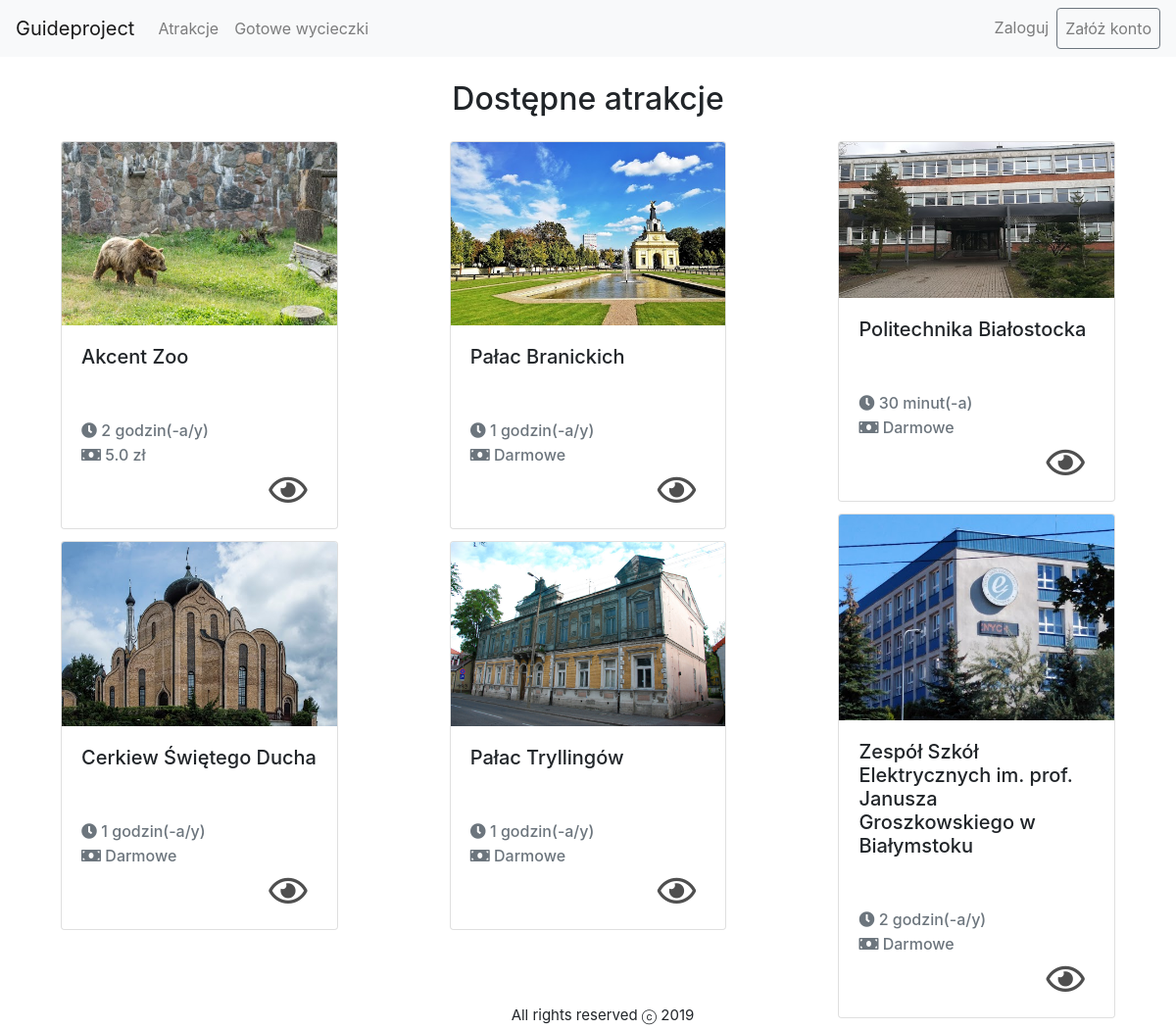
The page /guide/attractions on the database its author committed.
### guide/models.py (models this page shows, shortened)
class Attraction(models.Model):
    name = models.CharField(_("Name"),
                            max_length=200, help_text="Enter attraction's name.")
    description = models.TextField(max_length=500)
    categories = models.ManyToManyField(
        "Category")
    localization = models.ForeignKey(
        "Localization", verbose_name=_("Address"), on_delete=models.CASCADE, null=True, blank=True)
    timeNeededToSightsee = models.FloatField(
        _("Time neede to sightsee (in hours)"))
    ticketCost = models.FloatField(
        _("Ticket's cost"), default=0)
    def display_catogory(self):
        """Create a string for the Category. This is required to display category in Admin."""
        return ', '.join(category.name for category in self.categories.all())
    def getTimeAsFormattedString(self):
        hours = int(self.timeNeededToSightsee)
        minutes = int((self.timeNeededToSightsee % 1)*60)
        result = ''
        if hours:
            result += str(hours) + ' godzin(-a/y) '
        if minutes:
            result += str(minutes) + ' minut(-a)'
        return result
    def getFormattedCost(self):
        if self.ticketCost == 0:
            return 'Darmowe'
        else:
            return f'{str(self.ticketCost)} zł'
    display_catogory.short_description = 'Category'
    class Meta:
        ordering = ['name']

### guide/views.py (the view, shortened to what this page needs)
# urls.py: path('attractions', views.AttractionListView.as_view(), name='attractions'),
class AttractionListView(ListView):
    model = Attraction
    def get_context_data(self, **kwargs):
        context = super().get_context_data(**kwargs)
        return context

### guide/templates/guide/attraction_list.html (shortened to what this page needs)
{% extends "base.html" %}
{% block content %}
                {% load static %}
<div class="container-fluid">
    <div class="row">
        <div class="col">
            <h2 class="text-center my-4">Dostępne atrakcje</h2>
            <div class="listing-block text-center">
            <div class="card-columns">
                {% for attraction in attraction_list %}
                    <div class="card w-75 text-left">
                        <img class="card-img-top" src="{% static "images/" %}{{attraction.name}}.jpeg" alt="{{attraction.name}}">
                        <div class="card-body">
                            <h5 class="card-title pb-5">{{attraction.name}}</h5>
                            <h6 class="card-subtitle mb-2 text-muted">
                                <i class="fa fa-clock-o pb-2"></i> {{attraction.getTimeAsFormattedString}} <br>
                                <i class="fa fa-money"></i> {{attraction.getFormattedCost}}
                            </h6>
                            <p class="card-text text-right">
                                <a class="icon-wrapper" href="{% url 'attraction-detail' attraction.pk %}">
                                    <i class="far fa-eye"></i>
                                </a>
                            </p>
                        </div>
                    </div>
                {% endfor %}
            </div>
        </div>
    </div>
</div>
{% endblock content %}

### guide/static/css/styles.css (style rules this page uses)
.icon-wrapper { color:#4F4F4F; padding:10px; }
.icon-wrapper i { font-size: 35px; }

### guide/templates/guide/attraction_list.html (style rules this page uses)
.card-columns { column-count:3; }

### rows shown on the page
Attraction: name (picture), name "Akcent Zoo", getTimeAsFormattedString "2 godzin(-a/y)", getFormattedCost "5.0 zł"
Attraction: name (picture), name "Cerkiew Świętego Ducha", getTimeAsFormattedString "1 godzin(-a/y)", getFormattedCost "Darmowe"
Attraction: name (picture), name "Pałac Branickich", getTimeAsFormattedString "1 godzin(-a/y)", getFormattedCost "Darmowe"
Attraction: name (picture), name "Pałac Tryllingów", getTimeAsFormattedString "1 godzin(-a/y)", getFormattedCost "Darmowe"
Attraction: name (picture), name "Politechnika Białostocka", getTimeAsFormattedString "30 minut(-a)", getFormattedCost "Darmowe"
Attraction: name (picture), name "Zespół Szkół Elektrycznych im. prof. Janusza Groszkowskiego w Białymstoku", getTimeAsFormattedString "2 godzin(-a/y)", getFormattedCost "Darmowe"
